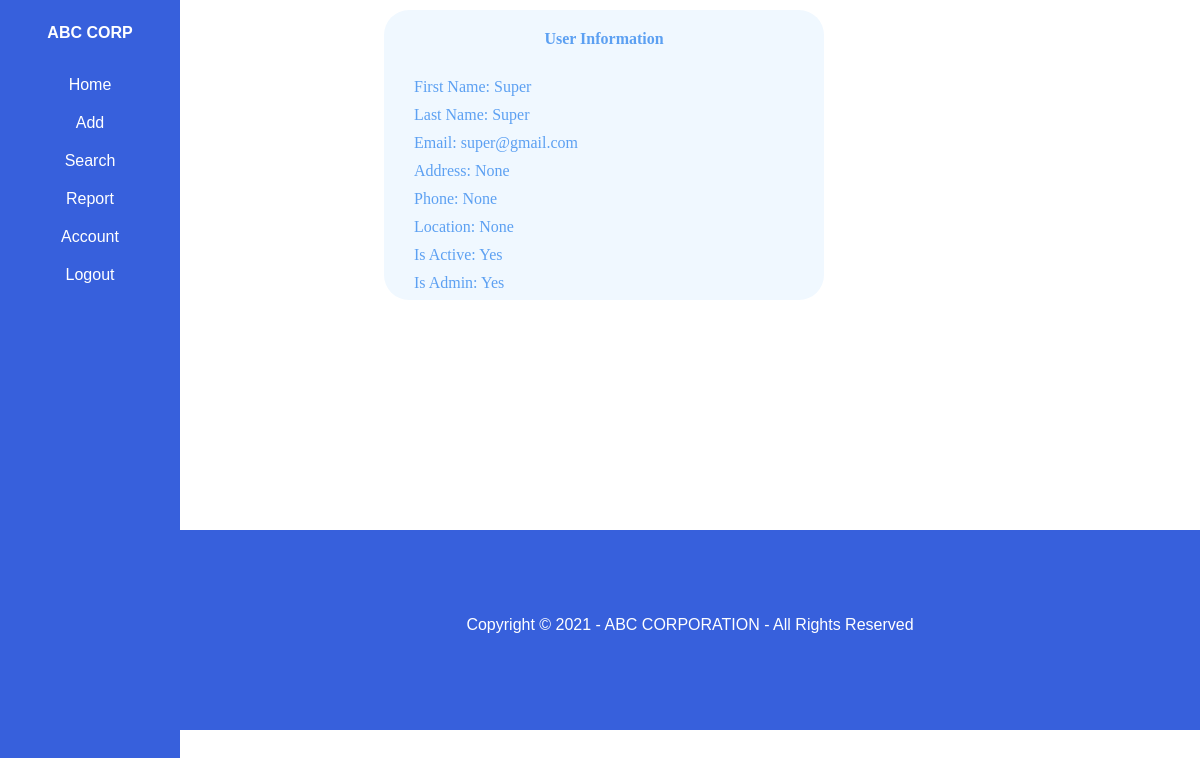
The app's page /displayUser/1 (signed in) with its own data.
### ABC_INVENTORY/models.py (models this page shows, shortened)
class User(AbstractBaseUser, PermissionsMixin):
    firstName = models.CharField(max_length=150, null=True)
    lastName = models.CharField(max_length=150, null=True)
    email = models.EmailField(gettext_lazy('email address'),unique=True)
    phone = models.CharField(max_length=25, null=True)
    address = models.CharField(max_length=150, null=True)
    officeLocation = models.ForeignKey(Location, null=True, on_delete=models.CASCADE)
    is_active = models.BooleanField(default=True)
    is_staff = models.BooleanField(default=True)
    is_admin = models.BooleanField(default=False)
    objects = CustomAccountManager()
    USERNAME_FIELD = 'email'
    REQUIRED_FIELDS = ['firstName','lastName']

### ABC_INVENTORY/views.py (the view)
# urls.py: path('displayUser/<int:userId>', views.displayUser, name="displayUser"),
def displayUser(request, userId):
    u = User.objects.get(id=userId)
    date = datetime.date.today()
    navigationPage = 'usernav.html'
    if request.user.is_admin:
        navigationPage = 'adminnav.html'
    context = {'user':u, 'navigationPage' : navigationPage, 'date': date}
    return render(request, 'displayUser.html', context)

### ABC_INVENTORY/templates/displayUser.html (shortened to what this page needs)
{% extends navigationPage %}
{% load static %}
{% block content %}
    <!DOCTYPE html>
        <head>
              <link rel="stylesheet" type="text/css" href="{% static '/css/display.css' %}">
        </head>
        <body>
          <div class="container1">
            <div class="row justify-content-center">
              <div class="col-12 col-sm-6 col-md-3">
                <div class="box">
                  <div class="user-heading">
                    User Information
                  </div>
                  <div class="info">
                      <div class="user-info" id="fname">First Name: {{user.firstName}}</div>
                      <div class="user-info" id="lname">Last Name: {{user.lastName}}</div>
                      <div class="user-info" id="email">Email: {{user.email}}</div>
                      <div class="user-info" id="address">Address: {{user.address}}</div>
                      <div class="user-info" id="phone">Phone: {{user.phone}}</div>
                      <div class="user-info" id="location">Location: {{user.officeLocation}}</div>
                      {% if user.is_active %}
                        <div class="user-info" id="location">Is Active: Yes</div>
                      {% else %}
                        <div class="user-info" id="location">Is Active: No</div>
                      {% endif %}
                      {% if user.is_admin %}
                          <div class="user-info" id="location">Is Admin: Yes</div>
                      {% else %}
                          <div class="user-info" id="location">Is Admin: No</div>
                      {% endif %}
                  </div>
              </div>
            </div>
          </div>
        </body>
        <footer class="footer">
            <div id="footer-text">
                <p>Copyright &copy; {{date.year}} - ABC CORPORATION - All Rights Reserved</p>
            </div>
        </footer>
    </html>
{% endblock %}

### static/css/navigation.css (style rules this page uses)
body { margin: 0; }

### static/css/display.css (style rules this page uses)
.footer { margin-top: 230px; background-color: rgb(55, 96, 220); height: 200px; }
#footer-text { font-family: Verdana, Helvetica, sans-serif; color: white; text-align: center; padding-top: 70px; }
.box { background-color: #f0f8ff; width: 400px; height: 250px; padding: 20px; border-radius: 25px; bottom: 10px; margin-left: 20%; }
.user-heading { margin: auto; text-align: center; font-family: Georgia; color: #5ca0f2; font-weight: bold; border-radius: 25px; }
.user-info { margin: auto; text-align: left; margin-left: 10px; font-family: Georgia; color: #5ca0f2; margin-top: 10px; }
.info { margin-top: 30px; }
.container1 { margin-left: 15%; padding-top: 10px; }

### records on screen
User: firstName "Super", lastName "Super", email "super@gmail.com", address "None", phone "None", officeLocation "None"
